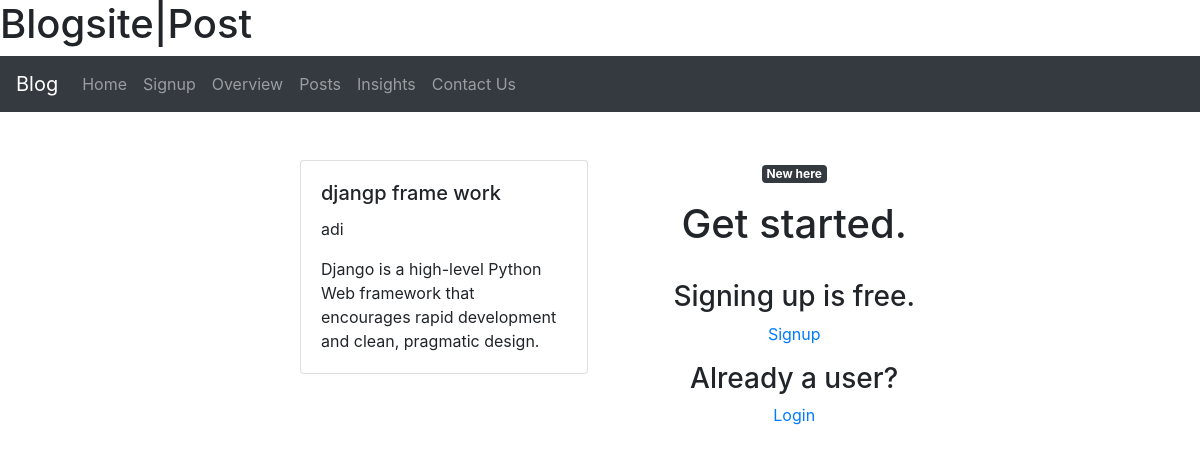
The app's page /posts/id/3 with its own data.
### home/models.py (models this page shows, shortened)
class Post(models.Model):
    title=models.CharField(max_length=150)
    content=models.TextField()
    timestamp=models.DateTimeField(default=timezone.now)
    posted_by=models.ForeignKey(User,on_delete=models.CASCADE)

### home/views.py (the view)
# urls.py: path('posts/id/<int:post_id>',views.post_by_id,name='post_by_id'),
def post_by_id(req,post_id):
    posts=Post.objects.filter(id=post_id)
    return render(req,'home/index.html',{'posts':posts})

### home/templates/home/index.html (shortened to what this page needs)
<!doctype html>
<html lang="en">
  <head>
    <link rel="stylesheet" href="https://stackpath.bootstrapcdn.com/bootstrap/4.3.1/css/bootstrap.min.css">
  </head>
  <body>
      <h1>Blogsite|Post</h1>
      <div>
                  <nav class="navbar navbar-expand-lg navbar-dark bg-dark">
                    <a class="navbar-brand" href="#">Blog</a>
                    <div class="collapse navbar-collapse" id="navbarSupportedContent">
                      <ul class="navbar-nav mr-auto">
                          <li class="navbar-item">
                              <a class="nav-link" href="{% url 'home:home_view'%}">Home</a>
                      </li>
                            <li class="navbar-item">
                                    <a class="nav-link" href="{% url 'home:signup'%}">Signup</a>
                                </li>
                        <li class="nav-item">
                                <a class="nav-link" href="{% url 'home:overview'%}">Overview</a>
                            </li>
                        <li class="nav-item">
                                    <a class="nav-link" href="{% url 'home:posts'%}">Posts</a>
                                  </li>
                        <li class="nav-item">
                            <a class="nav-link" href="{% url 'home:insights'%}">Insights</a>
                        </li>
                        <li class="navbar-item">
                          <a class="nav-link" href="{% url 'home:contactus'%}">Contact Us</a>
                      </li>
                    </nav>
                    <br><br>
                    <div style="margin:0 auto;width:50%;text-align:left">
                        <form method="POST" action="/index/">
                      <div class="row">
                        <div class="col">
                          {% for post in posts %}
      <div class="card" style="width: 18rem;">
    <div class="card-body">
      <h5 class="card-title">{{post.title}}</h5>
      <p class="card-text">{{post.posted_by}}</p>
      <p class="card-text">{{post.content}}</p>
    </div>
    {% endfor %}
  </div>
</form>
</div>
<br>
<center>            <span class="badge badge-dark">New here</span>
<p><h1>Get started. </h1><br><h3>Signing up is free.  </h3><a href="{% url 'home:signup'%}">Signup</a></p>
<p><h3>Already a user?</h3><a href="{% url 'home:loginuser'%}">Login</a></p>
</center>
      </body>
      </html>

### records on screen
Post: title "djangp frame work", posted_by "adi", content "Django is a high-level Python Web framework that encourages rapid development and clean, pragmatic design."
